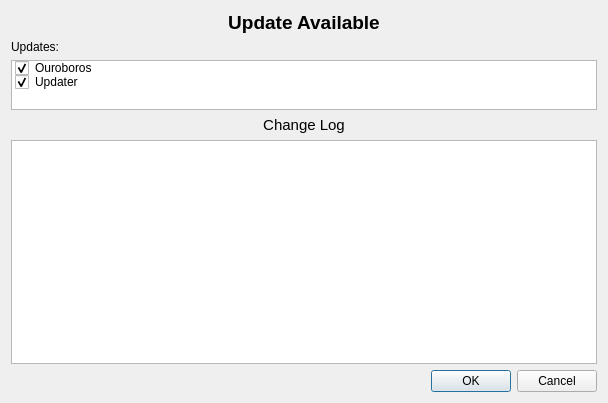
<?xml version="1.0" encoding="UTF-8"?>
<ui version="4.0">
 <class>UpdateAvailiableDialog</class>
 <widget class="QDialog" name="UpdateAvailiableDialog">
  <property name="geometry">
   <rect>
    <x>0</x>
    <y>0</y>
    <width>608</width>
    <height>403</height>
   </rect>
  </property>
  <property name="windowTitle">
   <string>Update Available</string>
  </property>
  <property name="windowIcon">
   <iconset>
    <normaloff>../Ouroboros/Resources/Icon.png</normaloff>../Ouroboros/Resources/Icon.png</iconset>
  </property>
  <layout class="QVBoxLayout" name="verticalLayout_3">
   <item>
    <widget class="QLabel" name="label">
     <property name="sizePolicy">
      <sizepolicy hsizetype="Expanding" vsizetype="Fixed">
       <horstretch>0</horstretch>
       <verstretch>0</verstretch>
      </sizepolicy>
     </property>
     <property name="font">
      <font>
       <family>MS Sans Serif</family>
       <pointsize>14</pointsize>
       <weight>75</weight>
       <bold>true</bold>
      </font>
     </property>
     <property name="text">
      <string>Update Available</string>
     </property>
     <property name="alignment">
      <set>Qt::AlignCenter</set>
     </property>
    </widget>
   </item>
   <item>
    <layout class="QVBoxLayout" name="verticalLayout">
     <property name="sizeConstraint">
      <enum>QLayout::SetDefaultConstraint</enum>
     </property>
     <item>
      <widget class="QLabel" name="label_2">
       <property name="sizePolicy">
        <sizepolicy hsizetype="Preferred" vsizetype="Fixed">
         <horstretch>0</horstretch>
         <verstretch>0</verstretch>
        </sizepolicy>
       </property>
       <property name="text">
        <string>Updates:</string>
       </property>
      </widget>
     </item>
     <item>
      <widget class="QListWidget" name="listWidget">
       <property name="sizePolicy">
        <sizepolicy hsizetype="Expanding" vsizetype="Fixed">
         <horstretch>0</horstretch>
         <verstretch>0</verstretch>
        </sizepolicy>
       </property>
       <property name="maximumSize">
        <size>
         <width>16777215</width>
         <height>50</height>
        </size>
       </property>
       <item>
        <property name="text">
         <string>Ouroboros</string>
        </property>
        <property name="checkState">
         <enum>Checked</enum>
        </property>
       </item>
       <item>
        <property name="text">
         <string>Updater</string>
        </property>
        <property name="checkState">
         <enum>Checked</enum>
        </property>
        <property name="flags">
         <set>ItemIsSelectable|ItemIsUserCheckable|ItemIsEnabled</set>
        </property>
       </item>
      </widget>
     </item>
    </layout>
   </item>
   <item>
    <layout class="QVBoxLayout" name="verticalLayout_2">
     <item>
      <widget class="QLabel" name="label_3">
       <property name="sizePolicy">
        <sizepolicy hsizetype="Preferred" vsizetype="Fixed">
         <horstretch>0</horstretch>
         <verstretch>0</verstretch>
        </sizepolicy>
       </property>
       <property name="font">
        <font>
         <pointsize>11</pointsize>
         <weight>50</weight>
         <bold>false</bold>
        </font>
       </property>
       <property name="text">
        <string>Change Log</string>
       </property>
       <property name="scaledContents">
        <bool>true</bool>
       </property>
       <property name="alignment">
        <set>Qt::AlignCenter</set>
       </property>
      </widget>
     </item>
     <item>
      <widget class="QTextEdit" name="ChangeLog">
       <property name="readOnly">
        <bool>true</bool>
       </property>
      </widget>
     </item>
    </layout>
   </item>
   <item>
    <widget class="QDialogButtonBox" name="buttonBox">
     <property name="orientation">
      <enum>Qt::Horizontal</enum>
     </property>
     <property name="standardButtons">
      <set>QDialogButtonBox::Cancel|QDialogButtonBox::Ok</set>
     </property>
    </widget>
   </item>
  </layout>
 </widget>
 <resources/>
 <connections>
  <connection>
   <sender>buttonBox</sender>
   <signal>accepted()</signal>
   <receiver>UpdateAvailiableDialog</receiver>
   <slot>accept()</slot>
   <hints>
    <hint type="sourcelabel">
     <x>248</x>
     <y>254</y>
    </hint>
    <hint type="destinationlabel">
     <x>157</x>
     <y>274</y>
    </hint>
   </hints>
  </connection>
  <connection>
   <sender>buttonBox</sender>
   <signal>rejected()</signal>
   <receiver>UpdateAvailiableDialog</receiver>
   <slot>reject()</slot>
   <hints>
    <hint type="sourcelabel">
     <x>316</x>
     <y>260</y>
    </hint>
    <hint type="destinationlabel">
     <x>286</x>
     <y>274</y>
    </hint>
   </hints>
  </connection>
 </connections>
</ui>
